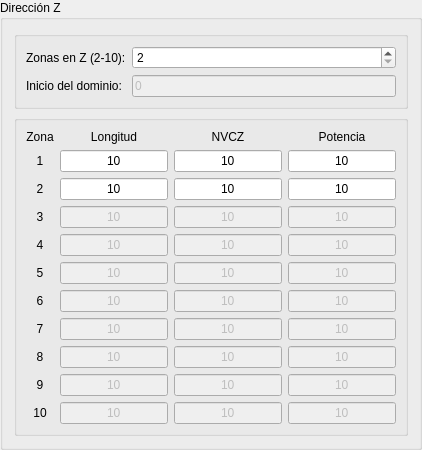
        <widget class="QGroupBox" name="gb_dirz_vz">
         <property name="title">
          <string>Dirección Z</string>
         </property>
         <layout class="QVBoxLayout" name="verticalLayout_4">
          <item>
           <widget class="QGroupBox" name="gb_dirz_vz1">
            <property name="title">
             <string/>
            </property>
            <layout class="QFormLayout" name="formLayout_10">
             <item row="0" column="0">
              <widget class="QLabel" name="lb_dirz_numz">
               <property name="text">
                <string>Zonas en Z (2-10):</string>
               </property>
              </widget>
             </item>
             <item row="0" column="1">
              <widget class="QSpinBox" name="sb_dirz_numz">
               <property name="minimum">
                <number>2</number>
               </property>
               <property name="maximum">
                <number>10</number>
               </property>
              </widget>
             </item>
             <item row="1" column="0">
              <widget class="QLabel" name="lb_dirz_inidom">
               <property name="text">
                <string>Inicio del dominio:</string>
               </property>
              </widget>
             </item>
             <item row="1" column="1">
              <widget class="QLineEdit" name="le_dirz_inidom">
               <property name="enabled">
                <bool>false</bool>
               </property>
               <property name="text">
                <string>0</string>
               </property>
              </widget>
             </item>
            </layout>
           </widget>
          </item>
          <item>
           <widget class="QGroupBox" name="gb_dirz_vz2">
            <property name="title">
             <string/>
            </property>
            <layout class="QGridLayout" name="gridLayout_3">
             <item row="8" column="0">
              <widget class="QLabel" name="lb_dirz_zona8">
               <property name="text">
                <string>8</string>
               </property>
               <property name="alignment">
                <set>Qt::AlignCenter</set>
               </property>
              </widget>
             </item>
             <item row="4" column="1">
              <widget class="QLineEdit" name="le_dirz_lon_zon4">
               <property name="enabled">
                <bool>false</bool>
               </property>
               <property name="text">
                <string>10</string>
               </property>
               <property name="alignment">
                <set>Qt::AlignCenter</set>
               </property>
              </widget>
             </item>
             <item row="9" column="2">
              <widget class="QLineEdit" name="le_dirz_nvcz_zon9">
               <property name="enabled">
                <bool>false</bool>
               </property>
               <property name="text">
                <string>10</string>
               </property>
               <property name="alignment">
                <set>Qt::AlignCenter</set>
               </property>
              </widget>
             </item>
             <item row="0" column="3">
              <widget class="QLabel" name="lb_dirz_poten">
               <property name="text">
                <string>Potencia</string>
               </property>
               <property name="alignment">
                <set>Qt::AlignCenter</set>
               </property>
              </widget>
             </item>
             <item row="2" column="2">
              <widget class="QLineEdit" name="le_dirz_nvcz_zon2">
               <property name="text">
                <string>10</string>
               </property>
               <property name="alignment">
                <set>Qt::AlignCenter</set>
               </property>
              </widget>
             </item>
             <item row="2" column="3">
              <widget class="QLineEdit" name="le_dirz_poten_zon2">
               <property name="text">
                <string>10</string>
               </property>
               <property name="alignment">
                <set>Qt::AlignCenter</set>
               </property>
              </widget>
             </item>
             <item row="4" column="2">
              <widget class="QLineEdit" name="le_dirz_nvcz_zon4">
               <property name="enabled">
                <bool>false</bool>
               </property>
               <property name="text">
                <string>10</string>
               </property>
               <property name="alignment">
                <set>Qt::AlignCenter</set>
               </property>
              </widget>
             </item>
             <item row="5" column="0">
              <widget class="QLabel" name="lb_dirz_zona5">
               <property name="text">
                <string>5</string>
               </property>
               <property name="alignment">
                <set>Qt::AlignCenter</set>
               </property>
              </widget>
             </item>
             <item row="5" column="2">
              <widget class="QLineEdit" name="le_dirz_nvcz_zon5">
               <property name="enabled">
                <bool>false</bool>
               </property>
               <property name="text">
                <string>10</string>
               </property>
               <property name="alignment">
                <set>Qt::AlignCenter</set>
               </property>
              </widget>
             </item>
             <item row="2" column="1">
              <widget class="QLineEdit" name="le_dirz_lon_zon2">
               <property name="text">
                <string>10</string>
               </property>
               <property name="alignment">
                <set>Qt::AlignCenter</set>
               </property>
              </widget>
             </item>
             <item row="4" column="3">
              <widget class="QLineEdit" name="le_dirz_poten_zon4">
               <property name="enabled">
                <bool>false</bool>
               </property>
               <property name="text">
                <string>10</string>
               </property>
               <property name="alignment">
                <set>Qt::AlignCenter</set>
               </property>
              </widget>
             </item>
             <item row="5" column="3">
              <widget class="QLineEdit" name="le_dirz_poten_zon5">
               <property name="enabled">
                <bool>false</bool>
               </property>
               <property name="text">
                <string>10</string>
               </property>
               <property name="alignment">
                <set>Qt::AlignCenter</set>
               </property>
              </widget>
             </item>
             <item row="1" column="2">
              <widget class="QLineEdit" name="le_dirz_nvcz_zon1">
               <property name="text">
                <string>10</string>
               </property>
               <property name="alignment">
                <set>Qt::AlignCenter</set>
               </property>
              </widget>
             </item>
             <item row="9" column="0">
              <widget class="QLabel" name="lb_dirz_zona9">
               <property name="text">
                <string>9</string>
               </property>
               <property name="alignment">
                <set>Qt::AlignCenter</set>
               </property>
              </widget>
             </item>
             <item row="4" column="0">
              <widget class="QLabel" name="lb_dirz_zona4">
               <property name="text">
                <string>4</string>
               </property>
               <property name="alignment">
                <set>Qt::AlignCenter</set>
               </property>
              </widget>
             </item>
             <item row="7" column="1">
              <widget class="QLineEdit" name="le_dirz_lon_zon7">
               <property name="enabled">
                <bool>false</bool>
               </property>
               <property name="text">
                <string>10</string>
               </property>
               <property name="alignment">
                <set>Qt::AlignCenter</set>
               </property>
              </widget>
             </item>
             <item row="7" column="3">
              <widget class="QLineEdit" name="le_dirz_poten_zon7">
               <property name="enabled">
                <bool>false</bool>
               </property>
               <property name="text">
                <string>10</string>
               </property>
               <property name="alignment">
                <set>Qt::AlignCenter</set>
               </property>
              </widget>
             </item>
             <item row="8" column="3">
              <widget class="QLineEdit" name="le_dirz_poten_zon8">
               <property name="enabled">
                <bool>false</bool>
               </property>
               <property name="text">
                <string>10</string>
               </property>
               <property name="alignment">
                <set>Qt::AlignCenter</set>
               </property>
              </widget>
             </item>
             <item row="8" column="2">
              <widget class="QLineEdit" name="le_dirz_nvcz_zon8">
               <property name="enabled">
                <bool>false</bool>
               </property>
               <property name="text">
                <string>10</string>
               </property>
               <property name="alignment">
                <set>Qt::AlignCenter</set>
               </property>
              </widget>
             </item>
             <item row="6" column="1">
              <widget class="QLineEdit" name="le_dirz_lon_zon6">
               <property name="enabled">
                <bool>false</bool>
               </property>
               <property name="text">
                <string>10</string>
               </property>
               <property name="alignment">
                <set>Qt::AlignCenter</set>
               </property>
              </widget>
             </item>
             <item row="1" column="0">
              <widget class="QLabel" name="lb_dirz_zona1">
               <property name="text">
                <string>1</string>
               </property>
               <property name="alignment">
                <set>Qt::AlignCenter</set>
               </property>
              </widget>
             </item>
             <item row="3" column="0">
              <widget class="QLabel" name="lb_dirz_zona3">
               <property name="text">
                <string>3</string>
               </property>
               <property name="alignment">
                <set>Qt::AlignCenter</set>
               </property>
              </widget>
             </item>
             <item row="3" column="2">
              <widget class="QLineEdit" name="le_dirz_nvcz_zon3">
               <property name="enabled">
                <bool>false</bool>
               </property>
               <property name="text">
                <string>10</string>
               </property>
               <property name="alignment">
                <set>Qt::AlignCenter</set>
               </property>
              </widget>
             </item>
             <item row="5" column="1">
              <widget class="QLineEdit" name="le_dirz_lon_zon5">
               <property name="enabled">
                <bool>false</bool>
               </property>
               <property name="text">
                <string>10</string>
               </property>
               <property name="alignment">
                <set>Qt::AlignCenter</set>
               </property>
              </widget>
             </item>
             <item row="6" column="3">
              <widget class="QLineEdit" name="le_dirz_poten_zon6">
               <property name="enabled">
                <bool>false</bool>
               </property>
               <property name="text">
                <string>10</string>
               </property>
               <property name="alignment">
                <set>Qt::AlignCenter</set>
               </property>
              </widget>
             </item>
             <item row="9" column="1">
              <widget class="QLineEdit" name="le_dirz_lon_zon9">
               <property name="enabled">
                <bool>false</bool>
               </property>
               <property name="text">
                <string>10</string>
               </property>
               <property name="alignment">
                <set>Qt::AlignCenter</set>
               </property>
              </widget>
             </item>
             <item row="9" column="3">
              <widget class="QLineEdit" name="le_dirz_poten_zon9">
               <property name="enabled">
                <bool>false</bool>
               </property>
               <property name="text">
                <string>10</string>
               </property>
               <property name="alignment">
                <set>Qt::AlignCenter</set>
               </property>
              </widget>
             </item>
             <item row="0" column="1">
              <widget class="QLabel" name="lb_dirz_lon">
               <property name="text">
                <string>Longitud</string>
               </property>
               <property name="alignment">
                <set>Qt::AlignCenter</set>
               </property>
              </widget>
             </item>
             <item row="0" column="2">
              <widget class="QLabel" name="lb_dirz_nvcz">
               <property name="text">
                <string>NVCZ</string>
               </property>
               <property name="alignment">
                <set>Qt::AlignCenter</set>
               </property>
              </widget>
             </item>
             <item row="3" column="3">
              <widget class="QLineEdit" name="le_dirz_poten_zon3">
               <property name="enabled">
                <bool>false</bool>
               </property>
               <property name="text">
                <string>10</string>
               </property>
               <property name="alignment">
                <set>Qt::AlignCenter</set>
               </property>
              </widget>
             </item>
             <item row="7" column="2">
              <widget class="QLineEdit" name="le_dirz_nvcz_zon7">
               <property name="enabled">
                <bool>false</bool>
               </property>
               <property name="text">
                <string>10</string>
               </property>
               <property name="alignment">
                <set>Qt::AlignCenter</set>
               </property>
              </widget>
             </item>
             <item row="1" column="1">
              <widget class="QLineEdit" name="le_dirz_lon_zon1">
               <property name="text">
                <string>10</string>
               </property>
               <property name="alignment">
                <set>Qt::AlignCenter</set>
               </property>
              </widget>
             </item>
             <item row="7" column="0">
              <widget class="QLabel" name="lb_dirz_zona7">
               <property name="text">
                <string>7</string>
               </property>
               <property name="alignment">
                <set>Qt::AlignCenter</set>
               </property>
              </widget>
             </item>
             <item row="3" column="1">
              <widget class="QLineEdit" name="le_dirz_lon_zon3">
               <property name="enabled">
                <bool>false</bool>
               </property>
               <property name="text">
                <string>10</string>
               </property>
               <property name="alignment">
                <set>Qt::AlignCenter</set>
               </property>
              </widget>
             </item>
             <item row="6" column="0">
              <widget class="QLabel" name="lb_dirz_zona6">
               <property name="text">
                <string>6</string>
               </property>
               <property name="alignment">
                <set>Qt::AlignCenter</set>
               </property>
              </widget>
             </item>
             <item row="8" column="1">
              <widget class="QLineEdit" name="le_dirz_lon_zon8">
               <property name="enabled">
                <bool>false</bool>
               </property>
               <property name="text">
                <string>10</string>
               </property>
               <property name="alignment">
                <set>Qt::AlignCenter</set>
               </property>
              </widget>
             </item>
             <item row="1" column="3">
              <widget class="QLineEdit" name="le_dirz_poten_zon1">
               <property name="text">
                <string>10</string>
               </property>
               <property name="alignment">
                <set>Qt::AlignCenter</set>
               </property>
              </widget>
             </item>
             <item row="6" column="2">
              <widget class="QLineEdit" name="le_dirz_nvcz_zon6">
               <property name="enabled">
                <bool>false</bool>
               </property>
               <property name="text">
                <string>10</string>
               </property>
               <property name="alignment">
                <set>Qt::AlignCenter</set>
               </property>
              </widget>
             </item>
             <item row="0" column="0">
              <widget class="QLabel" name="lb_dirz_zona">
               <property name="text">
                <string>Zona</string>
               </property>
               <property name="alignment">
                <set>Qt::AlignCenter</set>
               </property>
              </widget>
             </item>
             <item row="2" column="0">
              <widget class="QLabel" name="lb_dirz_zona2">
               <property name="text">
                <string>2</string>
               </property>
               <property name="alignment">
                <set>Qt::AlignCenter</set>
               </property>
              </widget>
             </item>
             <item row="10" column="0">
              <widget class="QLabel" name="lb_dirz_zona10">
               <property name="text">
                <string>10</string>
               </property>
               <property name="alignment">
                <set>Qt::AlignCenter</set>
               </property>
              </widget>
             </item>
             <item row="10" column="1">
              <widget class="QLineEdit" name="le_dirz_lon_zon10">
               <property name="enabled">
                <bool>false</bool>
               </property>
               <property name="text">
                <string>10</string>
               </property>
               <property name="alignment">
                <set>Qt::AlignCenter</set>
               </property>
              </widget>
             </item>
             <item row="10" column="2">
              <widget class="QLineEdit" name="le_dirz_nvcz_zon10">
               <property name="enabled">
                <bool>false</bool>
               </property>
               <property name="text">
                <string>10</string>
               </property>
               <property name="alignment">
                <set>Qt::AlignCenter</set>
               </property>
              </widget>
             </item>
             <item row="10" column="3">
              <widget class="QLineEdit" name="le_dirz_poten_zon10">
               <property name="enabled">
                <bool>false</bool>
               </property>
               <property name="text">
                <string>10</string>
               </property>
               <property name="alignment">
                <set>Qt::AlignCenter</set>
               </property>
              </widget>
             </item>
            </layout>
           </widget>
          </item>
         </layout>
        </widget>
